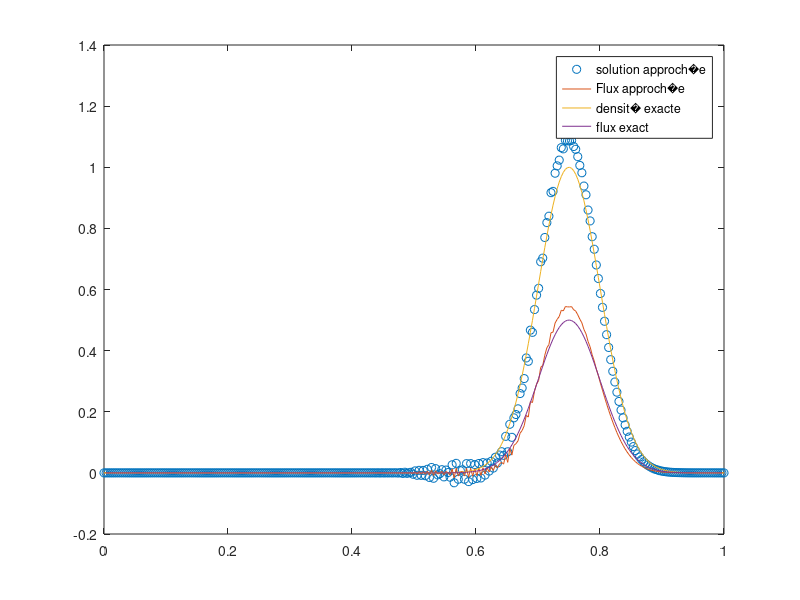

The MATLAB source for this figure:

L=1;
T=0.5;
n=300;

h=L/(n+1);
x=[h:h:L-h]';
c=0.5;

%discritisation en temps
m=50;
dt=T/(m+1);
u=exp(-200*(x-0.5).^2);

A=eye(n)+((-c*dt)/h)*eye(n)+((c*dt)/h)*diag(ones(n-1,1),-1);
A=sparse(A);

for t=dt:dt:T
  u=A*u;
  p=c*u;
% plot([0;x;L],[0;u;0],'o',[0;x;L],[0;p;0]);

 endfor


  f=exp(-200*(x-c*T-0.5).^2);
g=c*f;

plot([0;x;L],[0;u;0],'o',[0;x;L],[0;p;0],[0;x;L],[0;f;0],x,g);
 legend('solution approch�e','Flux approch�e','densit� exacte','flux exact')

  pause(0.0001); % to see the figure


u(38,1)
f(38,1)
